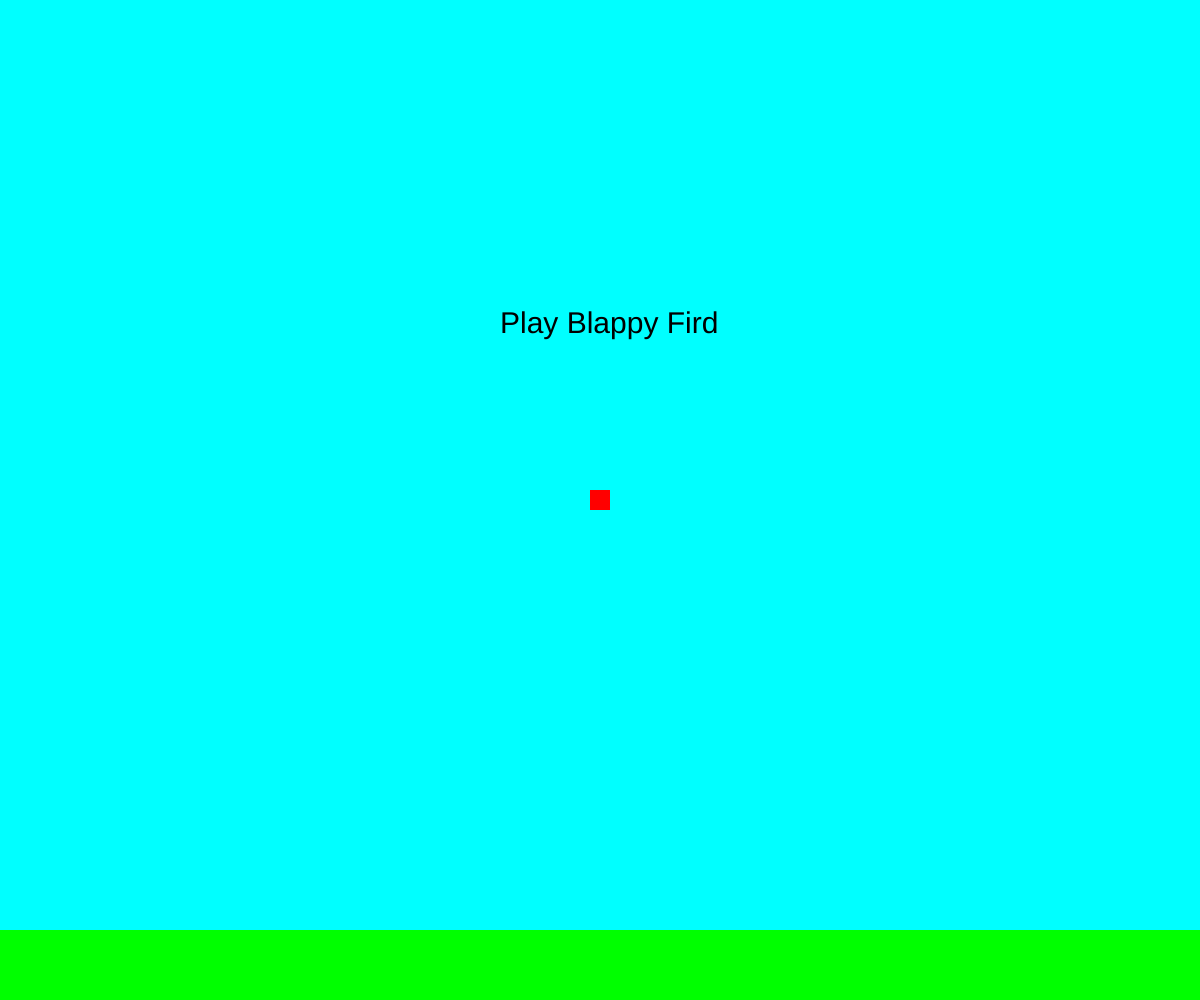
Frame 1 (no input)
Frame 60 (no input): identical to frame 1, image omitted
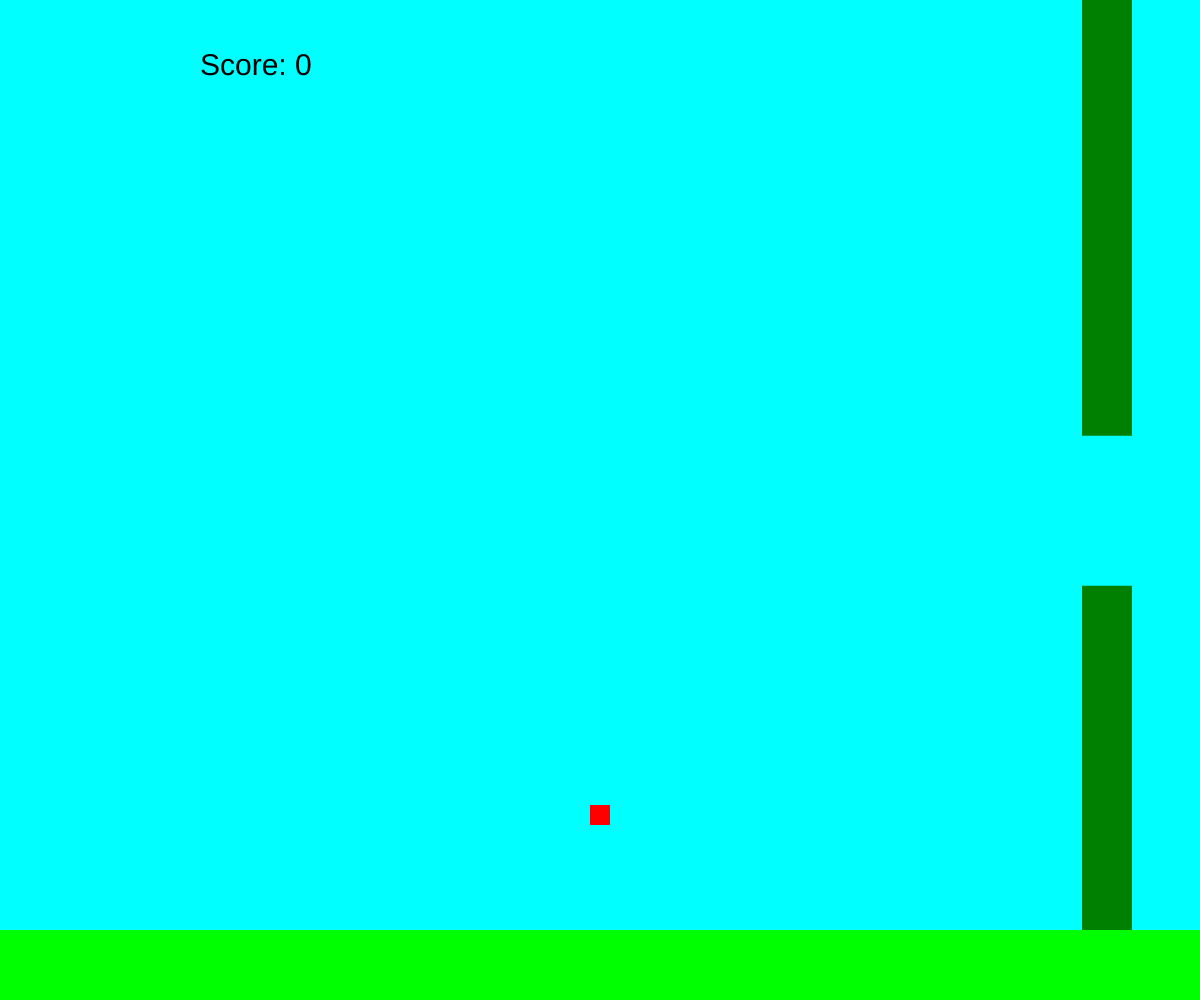
Frame 120 (the mouse pressed at the canvas centre since frame 60)

The p5.js sketch that drew these frames (run headless with seeded random() and noise() and a simulated clock; from frame 60 on, the mouse is pressed at the canvas centre):

// p5.js sketch
// ── sketch.js


var bird;
var pipes = [];
var gravity = .1;
var time ;
var game;
var birdImg;
var start;
var score;

function setup() {
  // put setup code here
 createCanvas(windowWidth,windowHeight);
 bird = new flap(windowWidth/2,windowHeight/2);
 time = 0;
 game = true;
 start = false;
 score = 25;
 noStroke();


}



function keyPressed()
{
  if (keyCode === 32) {
    bird.vel.y=-10;
  }
  if(!start)
  {
    start = true;
  }


}
function mousePressed()
{

    bird.vel.y=-10;

  if(!start)
  {
    start = true;
  }
}


function draw() {

  createCanvas(windowWidth,windowHeight);
  if(!start){
  background("cyan");
  bird.display();
  fill("lime");
    rectMode(CENTER);
    rect(windowWidth/2,windowHeight-20,windowWidth,100)
    fill("black");
    textSize(30);
    text("Play Blappy Fird", windowWidth/2-100,windowHeight/3);

  }




  if(start)
  {

    background("cyan");


    bird.update();
    bird.display();

    for (var i = pipes.length - 1; i >= 0; i--) {
      pipes[i].update();
      pipes[i].display();

      if(bird.intersects(pipes[i]))
      {
        game = false;
      }

      if(pipes[i].pos.x+pipes[i].size<0)
      {
        pipes.splice(i,1);

      }
      if(bird.bA.x>=pipes[i].pos.x+pipes[i].size && bird.bA.x<=pipes[i].pos.x+pipes[i].size*2)
      {
        score++;
      }

    }



    if(bird.bD.y>windowHeight-50)
    {
      game = false;
    }

    if(time % 250 == 0)
    {
      pipes.push(new pipe(windowWidth,random(windowHeight/2-200,windowHeight/2+200)));
    }

    time++;
    fill("lime");
    rectMode(CENTER);
    rect(windowWidth/2,windowHeight-20,windowWidth,100)

    fill("black");
    textSize(30);
    text("Score: " + ((score/26|0)), windowWidth/6,75);


    if(!game)
    {
      background("cyan");
      fill("lime");
      rectMode(CENTER);
      rect(windowWidth/2,windowHeight-20,windowWidth,100)
      fill("black");
      textSize(30);
      text("Max Score: " + (score/26|0), windowWidth/2-100,windowHeight/2);
      noLoop()

    }

  }





}

function flap(x,y)
{
  this.pos = createVector(x,y);
  this.vel = createVector(0,0);
  this.acc = createVector(0,.5);
  this.size = 20;
  this.bA = createVector(this.pos.x-this.size/2, this.pos.y-this.size/2)
  this.bB = createVector(this.pos.x-this.size/2, this.pos.y+this.size/2)
  this.bC = createVector(this.pos.x+this.size/2, this.pos.y-this.size/2)
  this.bD = createVector(this.pos.x+this.size/2, this.pos.y+this.size/2)

  this.update = function()
  {
      this.vel.add(this.acc);
      this.pos.add(this.vel);
  this.pos.x = windowWidth/2
  this.bA = createVector(this.pos.x-this.size/2, this.pos.y-this.size/2)
  this.bB = createVector(this.pos.x-this.size/2, this.pos.y+this.size/2)
  this.bC = createVector(this.pos.x+this.size/2, this.pos.y-this.size/2)
  this.bD = createVector(this.pos.x+this.size/2, this.pos.y+this.size/2)

  }
  this.intersects = function(pipe)
  {



    if((this.bA.x>pipe.pos.x && this.bA.x < pipe.pos.x+pipe.size && this.bA.y> pipe.pos.y)
      ||(this.bA.x>pipe.pos.x && this.bA.x < pipe.pos.x+pipe.size && this.bA.y< pipe.pos.y-pipe.gap))
    {
      return true
    }

    if((this.bD.x>pipe.pos.x && this.bD.x < pipe.pos.x+pipe.size && this.bD.y> pipe.pos.y)
      ||(this.bD.x>pipe.pos.x && this.bD.x < pipe.pos.x+pipe.size && this.bD.y< pipe.pos.y-pipe.gap))
    {
      return true
    }
    if((this.bB.x>pipe.pos.x && this.bB.x < pipe.pos.x+pipe.size && this.bB.y> pipe.pos.y)
      ||(this.bB.x>pipe.pos.x && this.bB.x < pipe.pos.x+pipe.size && this.bB.y< pipe.pos.y-pipe.gap))
    {
      return true
    }

    if((this.bC.x>pipe.pos.x && this.bC.x < pipe.pos.x+pipe.size && this.bC.y> pipe.pos.y)
      ||(this.bC.x>pipe.pos.x && this.bC.x < pipe.pos.x+pipe.size && this.bC.y< pipe.pos.y-pipe.gap))
    {
      return true
    }


    return false;


  }
  this.display = function()
  {
    push();
    fill("red");
    rectMode(CORNERS);

    rect(this.bA.x,this.bA.y,this.bD.x,this.bD.y);


    pop();

  }


}

function pipe(x,y)
{
  this.pos = createVector(x,y);
  this.vel = createVector(-2,0);
  this.size = 50;
  this.gap = 150;


  this.update = function()
  {

      this.pos.add(this.vel);

  }


  this.display = function()
  {
    push();
    fill("green");
    rectMode(CORNERS);
    rect(this.pos.x,this.pos.y,this.pos.x+this.size,windowHeight);
    rect(this.pos.x,this.pos.y-this.gap,this.pos.x+this.size,0);
    pop();

  }


}
